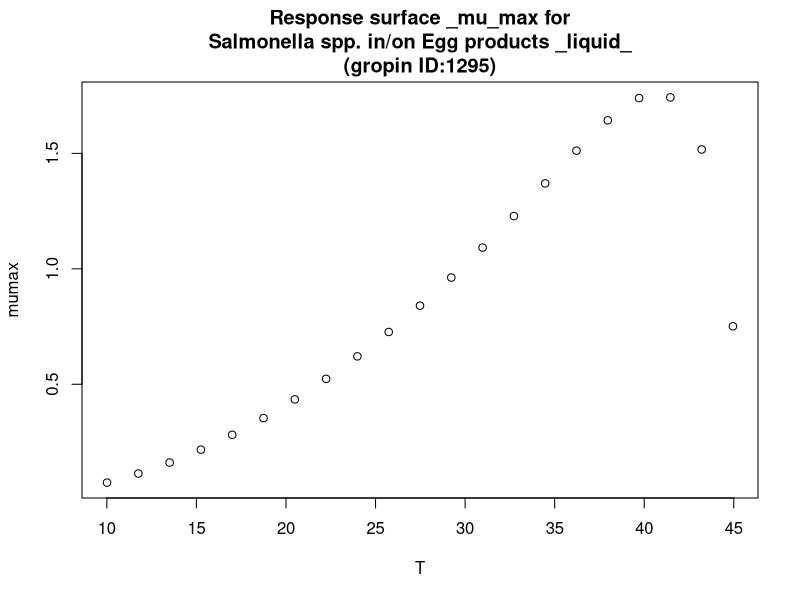

R code for this plot:
#############################
# start of Parameter script
#############################
T <- seq(10.01,44.955044955045,length.out=21)
#############################
# end of Parameter script
#############################
############################# 
# start of Model script Gropin ID 1295 
#############################
 
# constant coefficients for this model
 
variables <- data.frame(T)
argumentsPar <- unique.data.frame(expand.grid(variables))
 
# heart of the model
response_surface <- function(T) {
   mumax <-0.00136*((T-2.62)^2)*(1-exp(0.436*(T-45.8)))

	return(mumax=mumax)
} 

# output parameters
responseSurface <- cbind(argumentsPar,response_surface(argumentsPar['T']))
colnames(responseSurface) <- c(colnames(argumentsPar),'mumax')
#############################
# End of Model script
#############################
############################# 
# start of Visualisation script Gropin ID 1295 
#############################
titleText <-'Response surface _mu_max for
Salmonella spp. in/on Egg products _liquid_
(gropin ID:1295)'
plot(T,responseSurface$'mumax',xlab='T',
                          ylab='mumax',main=titleText)
#############################
# End of Visualisation script
#############################
